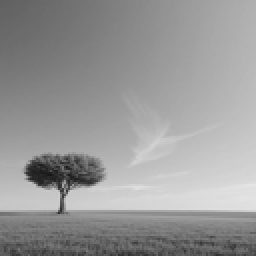
#> input picture python/tree_input_128x128.png, 128 x 128 px (shown 2 times larger)
$ python golden_model.py
#> lines starting #> are read from the running program, lines starting #| are printed output that depends on the picture
from pathlib import Path

import numpy as np
from PIL import Image


# ============================================================
# PYTHON GOLDEN MODEL
# 128x128 Grayscale Tree Image
# 3x3 Sobel-X Edge Detection
# ============================================================

print("========================================")
print("       PYTHON GOLDEN MODEL")
print("========================================")


# ============================================================
# Project paths
# ============================================================

PROJECT_ROOT = Path(__file__).resolve().parent.parent

INPUT_IMAGE = PROJECT_ROOT / "python" / "tree_input_128x128.png"
OUTPUT_TEXT = PROJECT_ROOT / "results" / "python_golden_output.txt"
OUTPUT_PNG = PROJECT_ROOT / "results" / "python_tree_sobel_x.png"


# ============================================================
# Sobel-X kernel
#
# Detects vertical edges
# ============================================================

KERNEL = np.array([
    [-1,  0,  1],
    [-2,  0,  2],
    [-1,  0,  1]
], dtype=np.int32)


print("\nSobel-X Kernel:")
print(KERNEL)


# ============================================================
# Load input image
# ============================================================

print("\nLoading input image...")
print("File:", INPUT_IMAGE)

image_pil = Image.open(INPUT_IMAGE)
#> image_pil is the input picture: PIL image 128x128 L; min 22, max 229, mean 152.2

print("Original image size:", image_pil.size)
#| Original image size: (128, 128)
print("Original image mode:", image_pil.mode)
#| Original image mode: L


# ============================================================
# Ensure grayscale
# ============================================================

image_pil = image_pil.convert("L")

print("Grayscale image size:", image_pil.size)
#| Grayscale image size: (128, 128)
print("Grayscale image mode:", image_pil.mode)
#| Grayscale image mode: L


# ============================================================
# Convert image to NumPy array
# ============================================================

image = np.array(
    image_pil,
    dtype=np.uint8
)

IMAGE_HEIGHT, IMAGE_WIDTH = image.shape
#> IMAGE_HEIGHT = 128; IMAGE_WIDTH = 128

print("\nInput image dimensions:")
print(IMAGE_HEIGHT, "x", IMAGE_WIDTH)
#| 128 x 128

print("Minimum pixel value:", image.min())
#| Minimum pixel value: 22
print("Maximum pixel value:", image.max())
#| Maximum pixel value: 229


# ============================================================
# Sobel-X filtering
# ============================================================

def sobel_x_filter(image, kernel):

    output_height = image.shape[0] - 3 + 1
#> output_height = 126
    output_width = image.shape[1] - 3 + 1
#> output_width = 126

    output = np.zeros(
        (output_height, output_width),
        dtype=np.int32
    )

    # --------------------------------------------------------
    # Slide 3x3 window over the image
    # --------------------------------------------------------

    for row in range(output_height):

        for col in range(output_width):

            window = image[
                row:row + 3,
                col:col + 3
            ]

            # ------------------------------------------------
            # 3x3 MAC operation
            # ------------------------------------------------

            result = np.sum(
                window.astype(np.int32) * kernel
            )

            output[row, col] = result
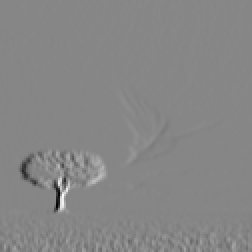
#> output: shape (126, 126) int32 (shown 2 times larger); min -575, max 521, mean 2.9; drawn with min black and max white

    return output


# ============================================================
# Run Golden Model
# ============================================================

print("\nProcessing image with Sobel-X...")

output = sobel_x_filter(
    image,
    KERNEL
)


# ============================================================
# Output information
# ============================================================

OUTPUT_HEIGHT, OUTPUT_WIDTH = output.shape
#> OUTPUT_HEIGHT = 126; OUTPUT_WIDTH = 126

print("\nGolden model completed")

print("Output dimensions:")
print(OUTPUT_HEIGHT, "x", OUTPUT_WIDTH)
#| 126 x 126

print("Number of output pixels:")
print(output.size)
#| 15876

print("Minimum output:", output.min())
#| Minimum output: -575
print("Maximum output:", output.max())
#| Maximum output: 521


# ============================================================
# Expected output size
#
# 128x128 input
# 3x3 kernel
#
# Output = (128-3+1) x (128-3+1)
#        = 126 x 126
# ============================================================

expected_height = IMAGE_HEIGHT - 3 + 1
#> expected_height = 126
expected_width = IMAGE_WIDTH - 3 + 1
#> expected_width = 126

expected_outputs = (
    expected_height * expected_width
)
#> expected_outputs = 15876

print("\nExpected output dimensions:")
print(
    expected_height,
    "x",
    expected_width
)
#| 126 x 126

print("Expected number of outputs:")
print(expected_outputs)
#| 15876


# ============================================================
# Verify dimensions
# ============================================================

if output.shape == (
    expected_height,
    expected_width
):

    print("\nGOLDEN MODEL: PASS")

else:

    print("\nGOLDEN MODEL: FAIL")


# ============================================================
# Save numerical golden output
# ============================================================

np.savetxt(
    OUTPUT_TEXT,
    output.flatten(),
    fmt="%d"
)

print("\nGolden output saved to:")
print(OUTPUT_TEXT)


# ============================================================
# Verify saved output count
# ============================================================

saved_values = np.loadtxt(
    OUTPUT_TEXT,
    dtype=np.int32
)
#> saved_values = 15876 values, max 521 at index 12253, min -575 at index 13006, mean 2.94

saved_values = np.atleast_1d(saved_values)

if len(saved_values) == expected_outputs:

    print("Saved output count:", len(saved_values))
#| Saved output count: 15876
    print("OUTPUT FILE: PASS")

else:

    print("Saved output count:", len(saved_values))
    print("OUTPUT FILE: FAIL")


# ============================================================
# Create visual Sobel-X PNG
#
# Convert signed result into visible 8-bit image.
# Absolute value shows edge strength.
# ============================================================

visual_output = np.abs(output)
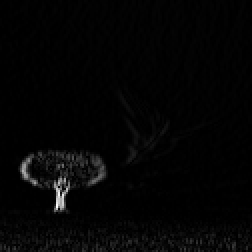
#> visual_output: shape (126, 126) int32 (shown 2 times larger); min 0, max 575, mean 11.3; drawn with min black and max white

max_value = visual_output.max()
#> max_value = 575

if max_value > 0:

    visual_output = (
        visual_output.astype(np.float32)
        / max_value
        * 255.0
    )

visual_output = np.clip(
    visual_output,
    0,
    255
).astype(np.uint8)


# ============================================================
# Save PNG
# ============================================================

Image.fromarray(
    visual_output,
    mode="L"
).save(OUTPUT_PNG)

print("\nVisual Sobel-X image saved to:")
print(OUTPUT_PNG)


# ============================================================
# Final information
# ============================================================

print("\n========================================")
print("       PYTHON GOLDEN MODEL DONE")
print("========================================")

print("\nInput:")
print("tree_input_128x128.png")

print("\nInput size:")
print(
    IMAGE_WIDTH,
    "x",
    IMAGE_HEIGHT
)
#| 128 x 128

print("\nKernel:")
print("3x3 Sobel-X")

print("\nOutput:")
print(
    OUTPUT_WIDTH,
    "x",
    OUTPUT_HEIGHT
)
#| 126 x 126

print("\nTotal outputs:")
print(output.size)
#| 15876

print("\nGolden numerical output:")
print("results/python_golden_output.txt")

print("\nGolden visual output:")
print("results/python_tree_sobel_x.png")

print("\n========================================")
